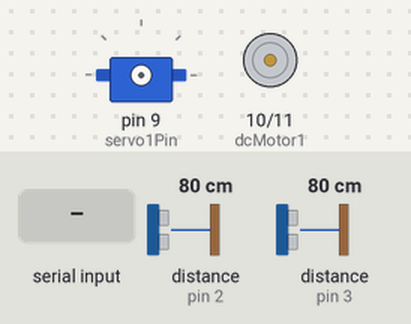
Bench run of a sketch on a simulated Arduino Uno, built with avr-gcc and run on an emulated ATmega328P. On the bench: servo, motor-driver pin pairs drawn as motors (green arrow = first pin HIGH = forward, orange = second pin HIGH = backward, longer = more drive). The test bench sets the inputs (shaded band); at power-on: distance to the obstacle (sensors on pin 2, pin 3) 80 cm. The echo pulse lasts 58.3 µs per cm.

Above: at 1.0 s.
1.1 s: "1" received over Serial
At 1.8 s:
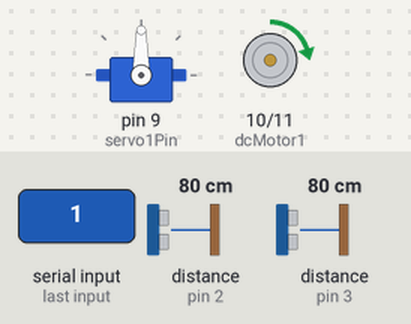
2.7 s: distance to the obstacle (sensor on pin 2) set to 18 cm
4.2 s: distance to the obstacle (sensor on pin 2) set to 15 cm
At 5.3 s:
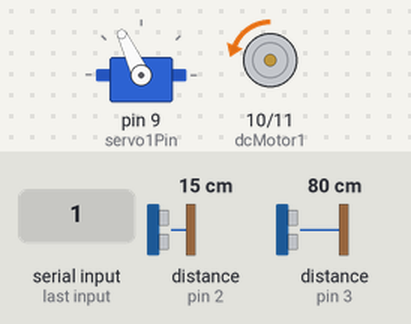
Timing chart, 0 to 7.2 s (numbered marks = the images above; inputs shaded):
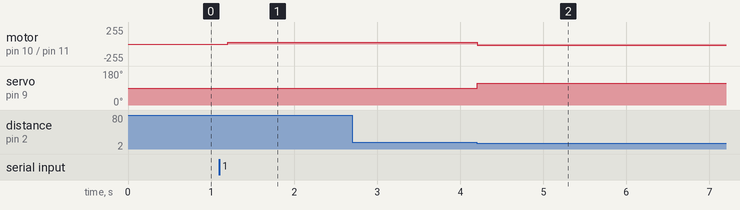

Measured:
- the behaviour switches between 17 and 16 cm on distance to the obstacle (sensor on pin 2) (found by bisection; images 1 and 2)
- after the input at 1.1 s, motor on pin 10 (dcMotor1) / pin 11 (dcMotor2): stopped → forward 25/255 after 0.10 s
- after the input at 4.2 s, motor on pin 10 (dcMotor1) / pin 11 (dcMotor2): forward 25/255 → backward 20/255 at once; servo on pin 9 (servo1Pin): 90° → 115° at once

The sketch:

RobotApp.ino
```cpp
#include <Arduino.h>
#include <Servo.h> //servo header file

//Ultrasonic sensor pin assignments
const int trigPins[] = {4, 6};
const int echoPins[] = {2, 3};
const int numSensors = sizeof(trigPins) / sizeof(trigPins[0]); //2 sensors
uint32_t distance;

//DC Motor pins
const int dcMotor1 = 10; // PWM DC motor directional pin
const int dcMotor2 = 11;  // PWM DC motor directional pin
int speed = 0;

//Servo pin
const int servo1Pin = 9;
Servo servo1; //creates servo1 object

void setup() {
  // Initailization of communication hardware (subject to change, this is the RF24
  Serial.begin(9600); // setting serial communication rate to 115200 meant for setup of serial comm between Arduino and RPi
  // Wait for initial position from Raspberry Pi
  while (!Serial.available()) {
    delay(100);
  }

  // Initialization of all motors (DC, Servo)
  pinMode(dcMotor1, OUTPUT); //driving motor
  pinMode(dcMotor2, OUTPUT); //driving motor
  servo1.attach(servo1Pin); //rudder control

  //Ultrasonic sensor setup, trying to consolidate code
  for(int i = 0; i < numSensors; i++){
    pinMode(trigPins[i], OUTPUT);
    pinMode(echoPins[i], INPUT);
  }
}

void Operation(){
  //uint32_t distance;
  long dur[numSensors]; //timers to determine how long it takes a signal to travel from the ultrasonic sensor and back again
  //need to figure out what logic is needed to begin pool sweep cycle and what will conclude pool sweep
  servo1.write(90);
  digitalWrite(dcMotor1, HIGH);
  speed = 25;
  analogWrite(dcMotor1, speed);
  digitalWrite(dcMotor2, LOW);
  //ultra sonic sensors
  for(int i = 0; i < numSensors; i++){
    digitalWrite(trigPins[i], LOW);
    delayMicroseconds(2);
    digitalWrite(trigPins[i], HIGH);
    delayMicroseconds(10);
    digitalWrite(trigPins[i], LOW);
    dur[i] = pulseIn(echoPins[i], HIGH);
    distance = (dur[i] * 0.034)/2; // this equation is (time * speed of sound as cm/ms)/ round trip of signal (think of the distance there and the distance back. If we only multiply by 0.034 we're essentially doubling the distance even though the signal only traveled x feet)

    if(distance <= 15){
      speed = 20;
      if(i == 0){
        while(distance <= 35){
          digitalWrite(dcMotor1, LOW); //stops forward drive of motor
          servo1.write(115); //turns towards ultra sonic sensor one
          analogWrite(dcMotor2, speed); //reverses motor
       }
        while(distance <= 50){
          digitalWrite(dcMotor2, LOW); //stops forward drive of motor
          servo1.write(35); //turns away from ultra sonic sensor one
          analogWrite(dcMotor1, speed); //reverses motor
        }
      }

      if(i == 1) {
        while(distance <= 35){
          digitalWrite(dcMotor1, LOW); //stops forward drive of motor
          servo1.write(55); //turns towards ultra sonic sensor one
          analogWrite(dcMotor2, speed); //reverses motor
        }
        while(distance <= 50){
          digitalWrite(dcMotor2, LOW); //stops forward drive of motor
          servo1.write(135); //turns away from ultra sonic sensor one
          analogWrite(dcMotor1, speed); //reverses motor
        }
      }
    }
  }
}

void loop(){
  Operation();
}
```
